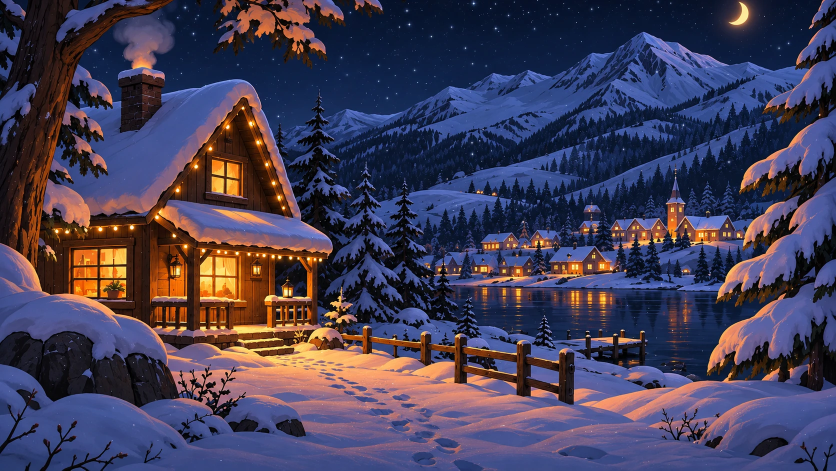
#> input picture art/source.webp, 1672 x 941 px (shown at 1/2 size)
$ python make_install_pdf.py
#> lines starting #> are read from the running program, lines starting #| are printed output that depends on the picture
#!/usr/bin/env python3
"""
Write "How to install.pdf" for the disk image.

Produces a real vector PDF with selectable Helvetica text and the artwork
embedded as a JPEG banner, with no third-party dependencies.
"""
import os

from PIL import Image

HERE = os.path.dirname(os.path.dirname(os.path.abspath(__file__)))
SRC = os.path.join(HERE, "art", "source.webp")
OUT = os.path.join(HERE, "dist", "How to install.pdf")

PAGE_W, PAGE_H = 595.0, 842.0
MARGIN = 54.0
TEXT_W = PAGE_W - MARGIN * 2

# Helvetica advance widths /1000 em, close enough for wrapping.
NARROW = set("iljtfrI.,:;'|!()[]{}-/\\ ")
WIDE = set("mwMW@%")


def char_width(ch: str, bold: bool) -> float:
    if ch in NARROW:
        base = 280
    elif ch in WIDE:
        base = 830
    elif ch.isupper():
        base = 680
    elif ch.isdigit():
        base = 556
    else:
        base = 530
    return base * (1.06 if bold else 1.0) / 1000.0


def text_width(s: str, size: float, bold: bool) -> float:
    return sum(char_width(c, bold) for c in s) * size


def wrap(s: str, size: float, bold: bool, width: float):
    words, lines, line = s.split(), [], ""
    for word in words:
        trial = word if not line else line + " " + word
        if text_width(trial, size, bold) <= width:
            line = trial
        else:
            if line:
                lines.append(line)
            line = word
    if line:
        lines.append(line)
    return lines


# characters that live outside latin-1 but do exist in WinAnsiEncoding
WINANSI = {
    "•": "", "–": "", "—": "",
    "‘": "", "’": "",
    "“": "", "”": "", "›": "", "‹": "",
}


def esc(s: str) -> bytes:
    for src, dst in WINANSI.items():
        s = s.replace(src, dst)
    out = s.replace("\\", r"\\").replace("(", r"\(").replace(")", r"\)")
    return out.encode("latin-1", "replace")


class Content:
    def __init__(self):
        self.ops: list[bytes] = []
        self.y = PAGE_H - 210.0

    def colour(self, r, g, b):
        self.ops.append(f"{r:.3f} {g:.3f} {b:.3f} rg".encode())

    def line(self, s, size, bold, x=MARGIN, lead=None, colour=(0.12, 0.13, 0.18)):
        self.colour(*colour)
        font = b"/F2" if bold else b"/F1"
        self.ops.append(b"BT " + font + f" {size:.1f} Tf {x:.1f} {self.y:.1f} Td (".encode()
                        + esc(s) + b") Tj ET")
        self.y -= lead if lead is not None else size * 1.42

    def heading(self, s):
        self.y -= 7
        self.line(s, 13.5, True, colour=(0.10, 0.11, 0.17))
        self.y -= 1

    def body(self, s, x=MARGIN, width=TEXT_W):
        for part in wrap(s, 10.5, False, width):
            self.line(part, 10.5, False, x=x, lead=13.1, colour=(0.22, 0.24, 0.30))

    def bullet(self, s, marker="•"):
        self.colour(0.22, 0.24, 0.30)
        self.ops.append(b"BT /F1 10.5 Tf " + f"{MARGIN:.1f} {self.y:.1f} Td (".encode()
                        + esc(marker) + b") Tj ET")
        self.body(s, x=MARGIN + 14, width=TEXT_W - 14)
        self.y -= 2

    def step(self, n, s):
        self.colour(0.22, 0.24, 0.30)
        self.ops.append(b"BT /F2 10.5 Tf " + f"{MARGIN:.1f} {self.y:.1f} Td (".encode()
                        + esc(f"{n}.") + b") Tj ET")
        self.body(s, x=MARGIN + 16, width=TEXT_W - 16)
        self.y -= 2

    def image(self, name, x, y, w, h):
        self.ops.append(f"q {w:.2f} 0 0 {h:.2f} {x:.2f} {y:.2f} cm /{name} Do Q".encode())

    def mono(self, s):
        """A Terminal command, set in Courier so it is clear what to type."""
        self.colour(0.16, 0.18, 0.24)
        self.ops.append(b"BT /F3 9.0 Tf "
                        + f"{MARGIN + 14:.1f} {self.y:.1f} Td (".encode()
                        + esc(s) + b") Tj ET")
        self.y -= 14.0

    def rule(self):
        self.y -= 6
        self.ops.append(b"0.78 0.80 0.86 RG 0.8 w "
                        + f"{MARGIN:.1f} {self.y:.1f} m {PAGE_W - MARGIN:.1f} "
                          f"{self.y:.1f} l S".encode())
        self.y -= 14

    def data(self) -> bytes:
        return b"\n".join(self.ops)


def banner_jpeg() -> tuple[bytes, int, int]:
    img = Image.open(SRC).convert("RGB")
#> img is the input picture: PIL image 1672x941 RGB; mean R, G, B 68.2, 62.2, 87.1
    target_w = 1190                      # 2x the page width
    target_h = int(round(target_w * 0.30))
    crop_h = int(img.height * 0.62)
#> crop_h = 583
    img = img.crop((0, 0, img.width, crop_h)).resize((target_w, target_h), Image.LANCZOS)
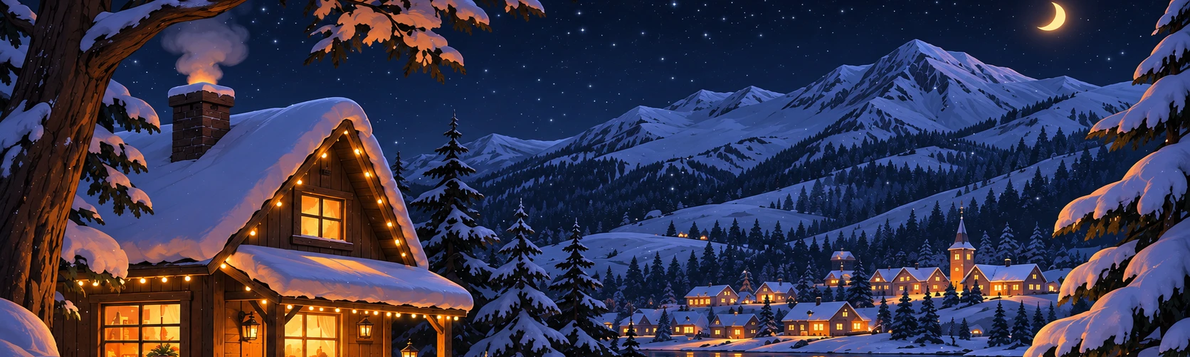
#> img: PIL image 1190x357 RGB; mean R, G, B 56, 53.8, 78.2
    path = os.path.join(HERE, "dist", "_banner.jpg")
    os.makedirs(os.path.dirname(path), exist_ok=True)
    img.save(path, "JPEG", quality=88, optimize=True)
    with open(path, "rb") as fh:
        data = fh.read()
    os.remove(path)
    return data, target_w, target_h


def build() -> bytes:
    jpeg, jw, jh = banner_jpeg()

    c = Content()
    banner_h = 128.0
    c.image("Im1", 0, PAGE_H - banner_h, PAGE_W, banner_h)

    c.y = PAGE_H - banner_h - 34
    c.line("Winter Cabin", 24, True, colour=(0.10, 0.11, 0.17))
    c.line("A snowy desktop for macOS - how to install it", 11.5, False,
           colour=(0.42, 0.45, 0.52))
    c.rule()

    c.heading("Install it")
    c.step(1, "Open WinterCabin.dmg by double-clicking it.")
    c.step(2, "Drag Winter Cabin onto the Applications folder shown beside it.")
    c.step(3, "Eject the disk image, then open Winter Cabin from Applications.")

    c.heading("The first time you open it")
    c.body("macOS will refuse to open it and say it is from an unidentified developer. "
           "That is expected: the app is signed ad-hoc, not with a paid Apple Developer "
           "ID. You only need to get past this once. How depends on your macOS version:")
    c.bullet("macOS 15 Sequoia or newer: double-click Winter Cabin and dismiss the "
             "warning. Open System Settings > Privacy & Security, scroll down to "
             "Security, click Open Anyway beside Winter Cabin, then confirm with Open.")
    c.bullet("macOS 13 and 14: right-click (or Control-click) Winter Cabin in "
             "Applications and choose Open, then click Open in the dialog. Sequoia "
             "removed this shortcut, which is why newer Macs need the route above.")
    c.bullet("Still refusing? It was flagged when it was downloaded. Open Terminal, "
             "run this, then open the app again:")
    c.mono('xattr -dr com.apple.quarantine "/Applications/Winter Cabin.app"')

    c.heading("Using it")
    c.body("Winter Cabin has no window. Everything lives behind the snowflake in your "
           "menu bar.")
    c.bullet("Snow on or off, and how heavily it falls: light, medium or blizzard.")
    c.bullet("Snow settles along the bottom of the screen, on the Dock and on the top "
             "edge of any open window. Move a window and its snow slides off.")
    c.bullet("Click a bare patch of desktop to drop a snowball. Stack three in the same "
             "spot and they become a snowman.")
    c.bullet("Every few minutes a small plow clears everything. Send the plow now does "
             "it on demand.")
    c.bullet("Ambient wallpaper motion adds drifting chimney smoke, twinkling string "
             "lights, flickering windows and shimmer on the lake.")

    c.heading("Permissions")
    c.body("None. Winter Cabin reads where your windows are, never what is inside them, "
           "so macOS never asks for Screen Recording or Accessibility. The snow layer "
           "never swallows a click.")

    c.heading("The Wallpapers folder")
    c.body("The disk image also carries the scene as plain picture files, in 16:10 and "
           "16:9, for anyone who just wants the image without the app.")

    c.heading("Removing it")
    c.body("Choose Quit Winter Cabin from the menu - that puts your own desktop "
           "picture back - then drag the app to the Trash.")

    content = c.data()

    objects = []
    objects.append(b"<< /Type /Catalog /Pages 2 0 R >>")
    objects.append(b"<< /Type /Pages /Kids [3 0 R] /Count 1 >>")
    objects.append(
        f"<< /Type /Page /Parent 2 0 R /MediaBox [0 0 {PAGE_W:.0f} {PAGE_H:.0f}] "
        f"/Resources << /Font << /F1 5 0 R /F2 6 0 R /F3 8 0 R >> /XObject << /Im1 7 0 R >> >> "
        f"/Contents 4 0 R >>".encode())
    objects.append(b"<< /Length " + str(len(content)).encode() + b" >>\nstream\n"
                   + content + b"\nendstream")
    objects.append(b"<< /Type /Font /Subtype /Type1 /BaseFont /Helvetica "
                   b"/Encoding /WinAnsiEncoding >>")
    objects.append(b"<< /Type /Font /Subtype /Type1 /BaseFont /Helvetica-Bold "
                   b"/Encoding /WinAnsiEncoding >>")
    objects.append(f"<< /Type /XObject /Subtype /Image /Width {jw} /Height {jh} "
                   f"/ColorSpace /DeviceRGB /BitsPerComponent 8 /Filter /DCTDecode "
                   f"/Length {len(jpeg)} >>".encode() + b"\nstream\n" + jpeg + b"\nendstream")
    objects.append(b"<< /Type /Font /Subtype /Type1 /BaseFont /Courier "
                   b"/Encoding /WinAnsiEncoding >>")

    out = bytearray(b"%PDF-1.4\n%\xe2\xe3\xcf\xd3\n")
    offsets = [0]
    for i, body in enumerate(objects, start=1):
        offsets.append(len(out))
        out += f"{i} 0 obj\n".encode() + body + b"\nendobj\n"

    xref_at = len(out)
    n = len(objects) + 1
    out += f"xref\n0 {n}\n".encode()
    out += b"0000000000 65535 f \n"
    for off in offsets[1:]:
        out += f"{off:010d} 00000 n \n".encode()
    out += (f"trailer\n<< /Size {n} /Root 1 0 R >>\nstartxref\n{xref_at}\n%%EOF\n").encode()
    return bytes(out)


def main():
    os.makedirs(os.path.dirname(OUT), exist_ok=True)
    data = build()
    with open(OUT, "wb") as fh:
        fh.write(data)
    print("wrote", OUT, len(data), "bytes")


if __name__ == "__main__":
    main()
